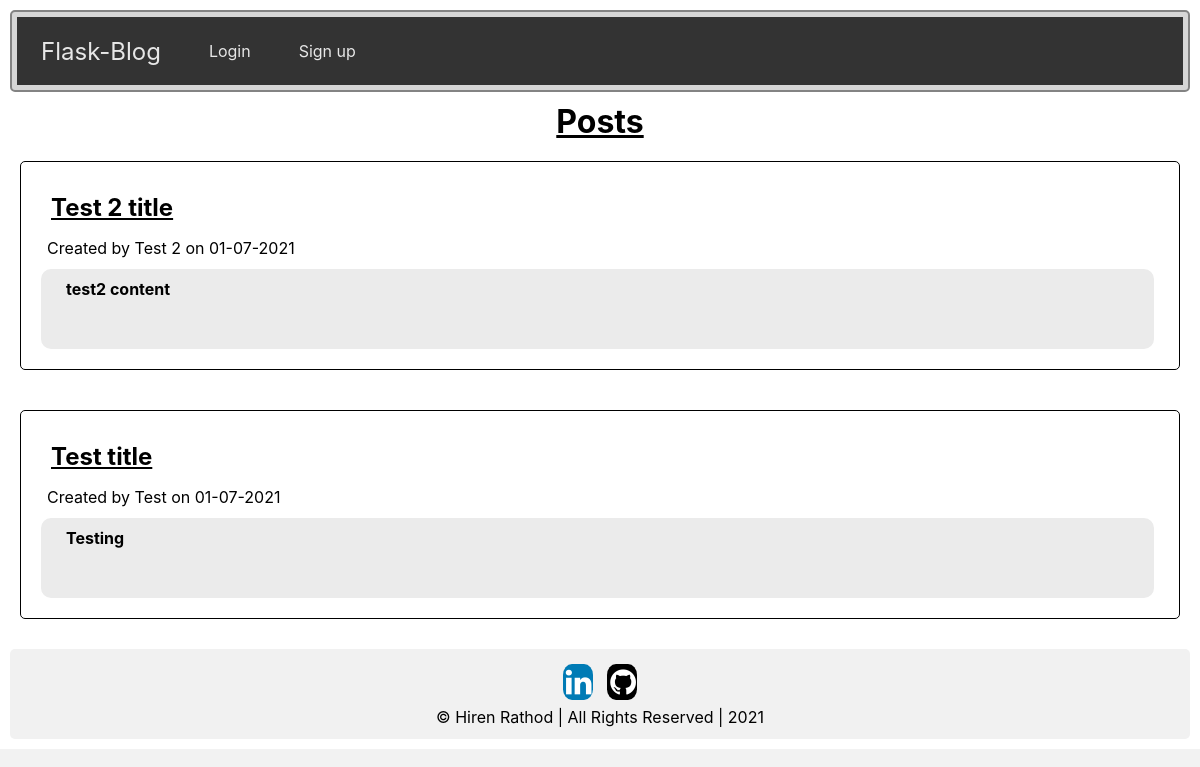
Before: / with the older database file.
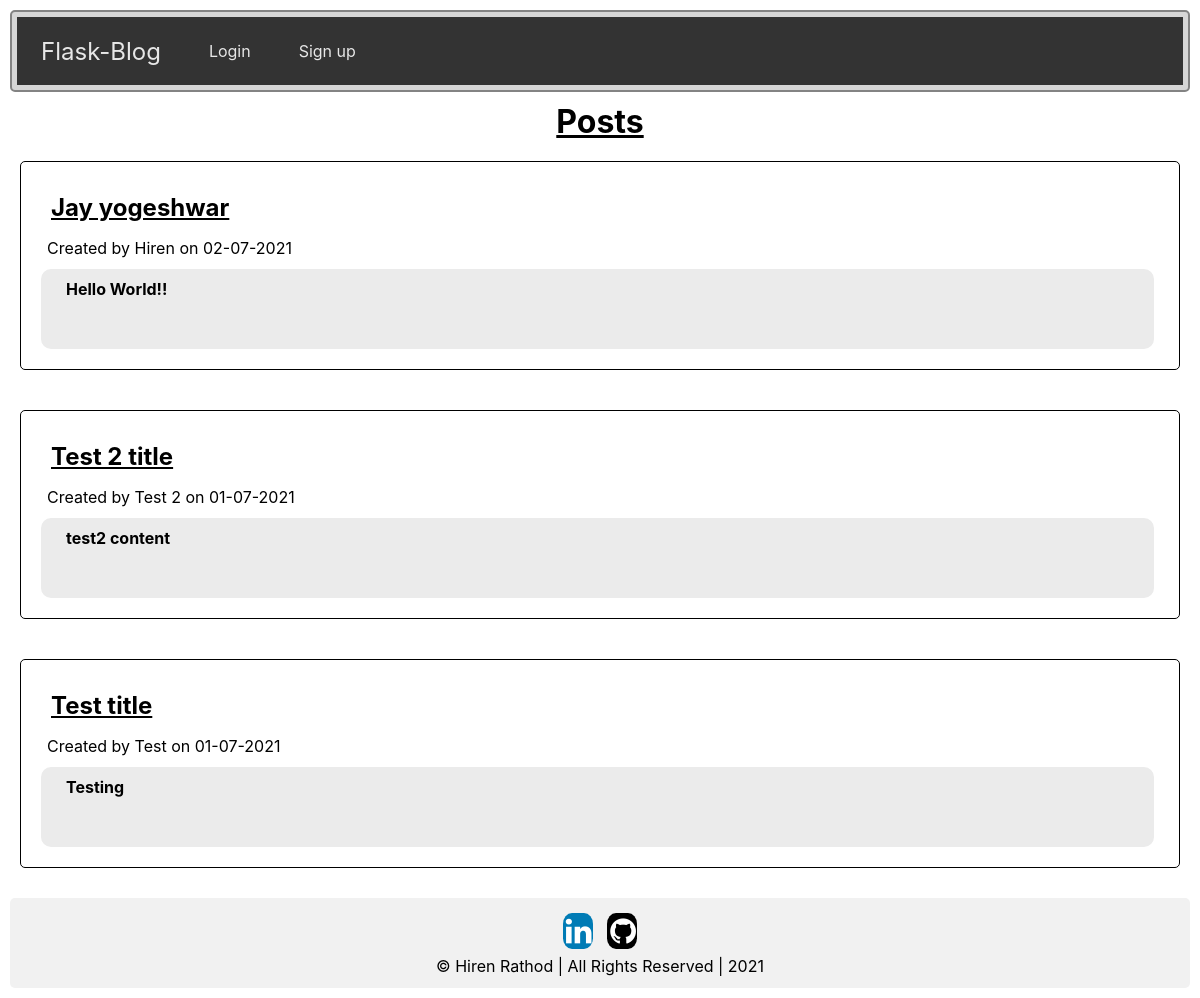
After: the same page with the newer database file.
### website/models.py (models this page shows)
class Post(db.Model):
    id = db.Column(db.Integer, primary_key=True)
    title = db.Column(db.String(100), nullable= False)
    content = db.Column(db.String(5000), nullable= False)
    created = db.Column(db.DateTime, default=datetime.now(), nullable=False)
    user_id = db.Column(db.Integer, db.ForeignKey('user.id'), nullable= False)

class User(db.Model,UserMixin) :
    id = db.Column(db.Integer, primary_key= True)
    name = db.Column(db.String(150), nullable= False)
    email = db.Column(db.String(150), unique= True, nullable= False)
    password = db.Column(db.String(150), nullable= False)
    posts = db.relationship('Post', backref= 'author',lazy= 'dynamic')

### website/views.py (the view)
@views.route('/')
def home():
    posts = Post.query.order_by(Post.created.desc())
    return render_template('home.html',posts = posts,user=current_user)

### website/templates/home.html (shortened to what this page needs)
{% extends "base.html" %}
{% block header %}
<h1 style="text-align: center;">{% block title %}Posts{% endblock %}</h1>
{% endblock %}
{% block content %}
{% for post in posts %}
<div class="row">
  <div class="leftcolumn">
    <div class="card">
      <h2>{{ post.title.capitalize() }}</h2>
      <p>Created by {{ post.author.name.capitalize() }} on {{ post.created.strftime('%d-%m-%Y') }}</p>
      <h4>{{ post.content}}</h4>
    </div>
  </div>
  </div><br>
{% endfor %}
<div class="footer">
  <a href="https://in.linkedin.com/in/hiren-rathod-1b20991b6" class="fa fa-linkedin" target="blank"></a>
  <a href="https://github.com/hiren054" class="fa fa-github" target="blank"></a>
  <p>&copy Hiren Rathod | All Rights Reserved | 2021</p>
</div>
{% endblock %}

### website/templates/base.html (shortened to what this page needs)
<!DOCTYPE html>
<html lang="en">
<head>
  <link rel="stylesheet" href="https://cdnjs.cloudflare.com/ajax/libs/font-awesome/4.7.0/css/font-awesome.min.css">
  <link type="text/css" rel="stylesheet" href="{{ url_for('static', filename='/style.css') }}">
</head>
<body>
  <div class="sticky">
  <nav class="navbar">
    <a href="/" class="brand">Flask-Blog</a>
    <ul>
      {% if current_user.is_authenticated %}
      <li>
        <h1 style="color: #ffffff;">{{ user.name.capitalize() }}</h1>
      </li>
      <li>
        <a href="{{ url_for('views.create') }}">New post</a>
      </li>
      <li>
        <a href="{{ url_for('auth.logout') }}">Logout</a>
      </li>
      {% else %}
      <li>
        <a href="{{ url_for('auth.login') }}">Login</a>
      </li>
      <li>
        <a href="{{ url_for('auth.signup') }}">Sign up</a>
      </li>
      {% endif %}
    </ul>
  </nav>
</div>
<header>
  {% block header %}{% endblock %}
</header>
  {% block content %} {% endblock%}
</body>
</html>

### website/static/style.css (style rules this page uses)
* { box-sizing: border-box; padding: 0; margin: 0; }
body { font-family: -apple-system, BlinkMacSystemFont, 'Segoe UI', Roboto, Oxygen, Ubuntu, Cantarell, 'Open Sans', 'Helvetica Neue', sans-serif; background-color: #ffffff; padding: 10px; }
html { height: auto; background-color: #f2f2f2 ; }
a { text-decoration: none; color: #377ba8; }
.navbar { background-color: #333333; display: flex; align-items:center; }
.navbar a { color: #e7e7e7; }
.navbar .brand { display: block; padding: 0 24px; font-size: 24px; }
.navbar ul { margin: 0; padding: 0; list-style-type: none; display: flex; align-items:center; justify-content: flex-start; }
.navbar ul li a { color: #e7e7e7; padding: 24px; display: block; }
.footer { background-color: #f1f1f1; padding: 10px; text-align: center; }
div.sticky { position: -webkit-sticky; position: sticky; top: 0; padding: 5px; background-color: #d6d6d6; border: 2px solid #838383; }
div { border-radius: 5px; padding: 10px; }
.fa { padding: 3px; font-size: 30px; width: 30px; text-align: center; text-decoration: none; bottom: 0; margin: 5px 5px; border-radius: 30%; }
.fa-github { background: black; color: white; }
.fa-linkedin { background: #007bb5; color: white; }
p { padding: 1px; margin: 1px; }
.leftcolumn { float: left; width: 100%; border: 1px solid black; padding: 5px; padding-top: 1px; padding-left: 5px; padding-bottom: 5px; }
.card { background-color: white; padding: 10px; margin-top: 5px; margin-right: 10px; }
.card h2 { padding: 10px; margin: 5px; background-color: #ffffff; text-decoration: underline; }
.card p { margin-bottom: 10px; margin-left: 10px; }
.card h4 { background-color: #ebebeb; padding-left: 25px; padding-bottom: 50px; padding-top: 10px; padding: auto; width: auto; border-radius: 10px; margin-bottom: 5px; margin-left: 5px; margin-top: 5px ; }
.row:after { content: ""; display: table; clear: both; }
header { padding: 10px; text-decoration: underline; }

Changed rows visible on the page:
added Post: title "Jay yogeshwar", author.name "Hiren", created "02-07-2021", content "Hello World!!"
